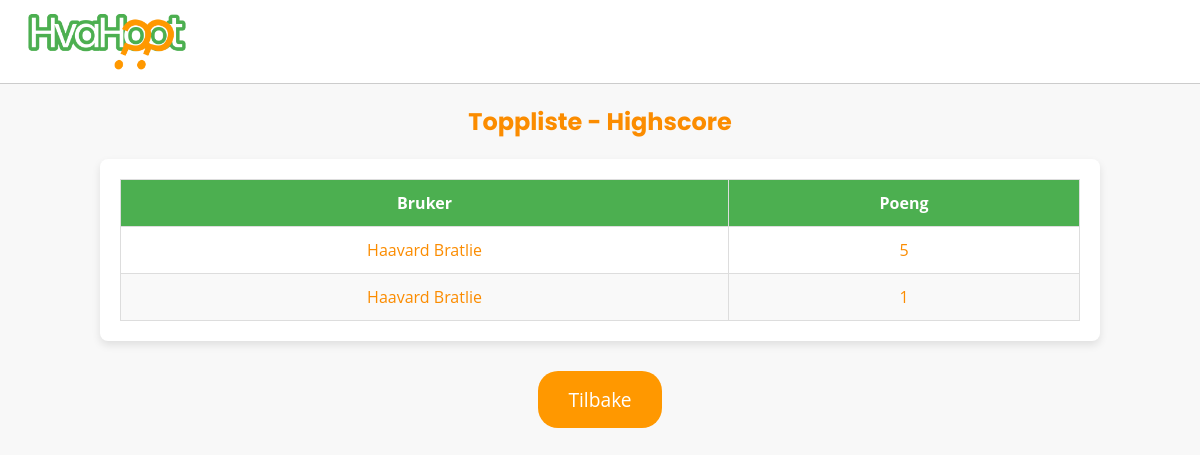
Before: /highscore with the older database file.
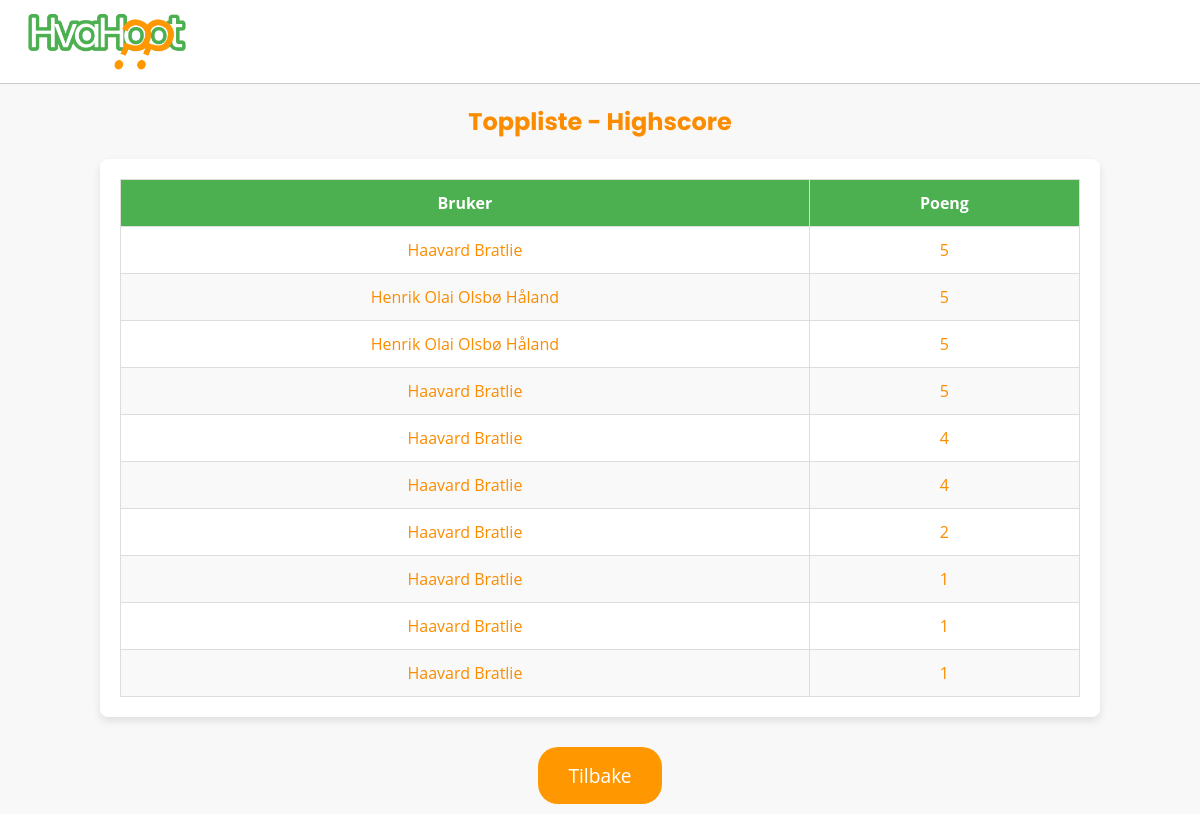
After: the same page with the newer database file.
### tables this page shows
CREATE TABLE results (
            id INTEGER PRIMARY KEY AUTOINCREMENT,
            user_id INTEGER,
            score INTEGER,
            timestamp DATETIME DEFAULT CURRENT_TIMESTAMP,
            FOREIGN KEY(user_id) REFERENCES users(id)
        );

CREATE TABLE users (
            id INTEGER PRIMARY KEY AUTOINCREMENT,
            name TEXT UNIQUE NOT NULL,
            password TEXT NOT NULL
        );

### app.py (the view)
@app.route('/highscore')
def highscore_page():
    top_results = get_highscore_results()
    return render_template('highscore.html', top_results=top_results)

### app.py (called while the page is built)
def get_highscore_results():
    conn = sqlite3.connect("database.db")
    cursor = conn.cursor()
    sql = '''
        SELECT users.name, results.score
        FROM results
        JOIN users ON results.user_id = users.id
        ORDER BY results.score DESC
        LIMIT 10
    '''
    cursor.execute(sql)
    top_results = cursor.fetchall()
    conn.close()
    return top_results

### templates/highscore.html (shortened to what this page needs)
{% extends "base.html" %}
{% block content %}
<h2 class="font">Toppliste - Highscore</h2>
<div class="table-container">
    <table class="table">
        <thead>
            <tr>
                <th>Bruker</th>
                <th>Poeng</th>
            </tr>
        </thead>
        <tbody>
            {% for result in top_results %}
            <tr>
                <td>{{ result[0] }}</td>
                <td>{{ result[1] }}</td>
            </tr>
            {% endfor %}
        </tbody>
    </table>
</div>
{% endblock %}

### templates/base.html (shortened to what this page needs)
<!DOCTYPE html>
<html lang="no">
<head>
    <link rel="stylesheet" href="/static/style.css">
</head>
<body>
    <header>
       <img class="logo" src="/static/HvaHoot_logo.png" alt="HvaHoot_logo">
    </header>
    {% block content %}{% endblock %}
    {% if request.path == '/' %}
    {% else %}
    <a href="/" class="btn2">Tilbake</a>
    {% endif %}
</body>
</html>

### static/style.css (style rules this page uses)
body { font-family: 'Open Sans', sans-serif; text-align: center; color: #fb8c00; margin: 0; padding: 0; background-color: #f8f8f8; }
.font { font-family: 'Poppins'; }
header { display: flex; justify-content: space-between; align-items: center; padding: 10px 20px; background: white; border-bottom: 1px solid #ccc; }
.logo { width: 15%; }
.btn2 { display: inline-block; padding: 15px 30px; margin: 10px; font-size: 1.2em; color: white; background-color: #FF9800; border-radius: 20px; text-decoration: none; }
.table-container { width: 80%; margin: 20px auto; padding: 20px; background-color: white; border-radius: 8px; box-shadow: 0 4px 8px rgba(0, 0, 0, 0.1); }
.table { width: 100%; border-collapse: collapse; margin: 0; }
.table th, .table td { padding: 12px 20px; text-align: center; border: 1px solid #ddd; }
.table th { background-color: #4CAF50; font-weight: bold; color: white; }
.table tr:nth-child(even) { background-color: #f9f9f9; }

Changed rows visible on the page:
added results: name "Henrik Olai Olsbø Håland", score "5"
added results: name "Henrik Olai Olsbø Håland", score "5"
added results: name "Haavard Bratlie", score "5"
added results: name "Haavard Bratlie", score "4"
added results: name "Haavard Bratlie", score "4"
added results: name "Haavard Bratlie", score "2"
added results: name "Haavard Bratlie", score "1"
added results: name "Haavard Bratlie", score "1"
